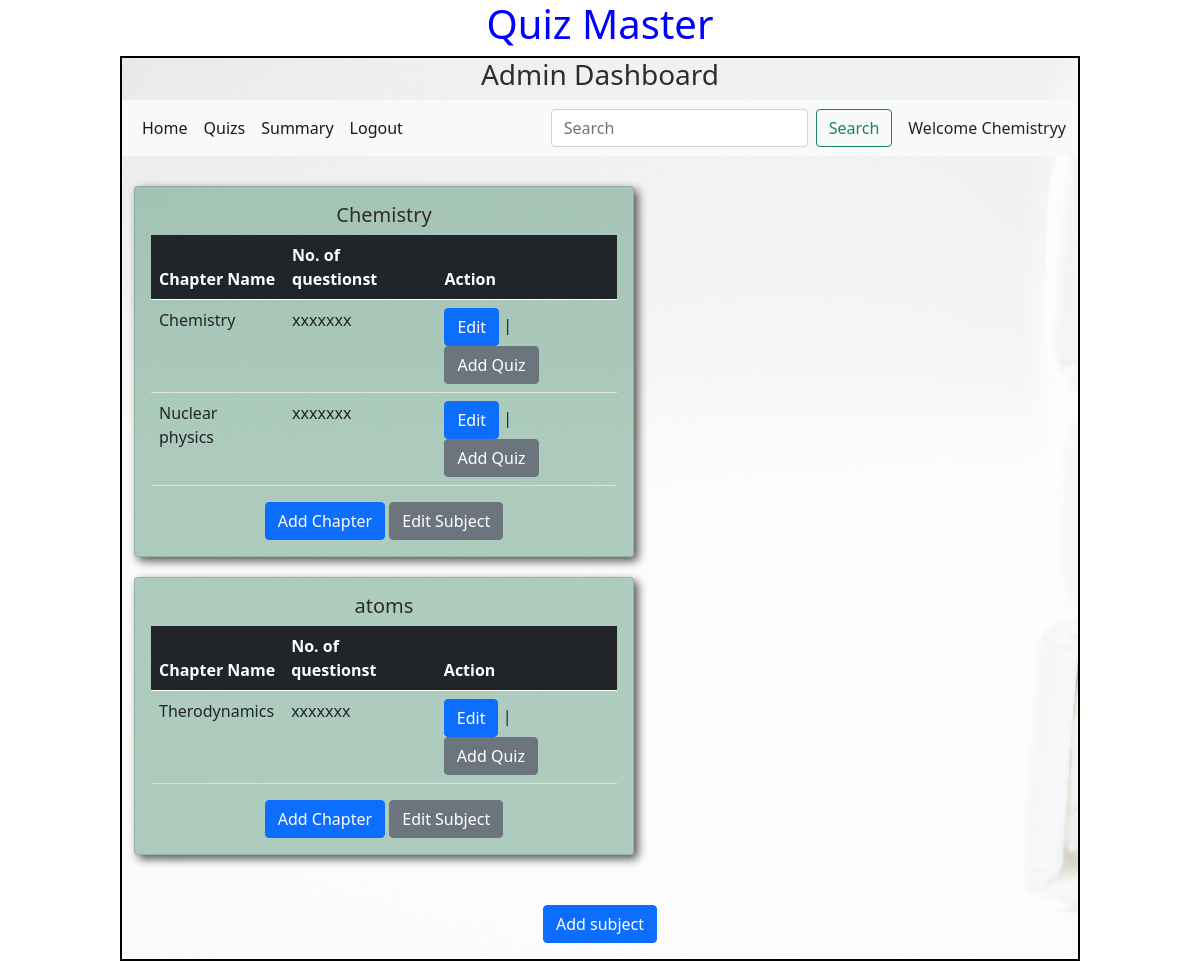
The page /admin/Chemistryy on the database as committed earlier.
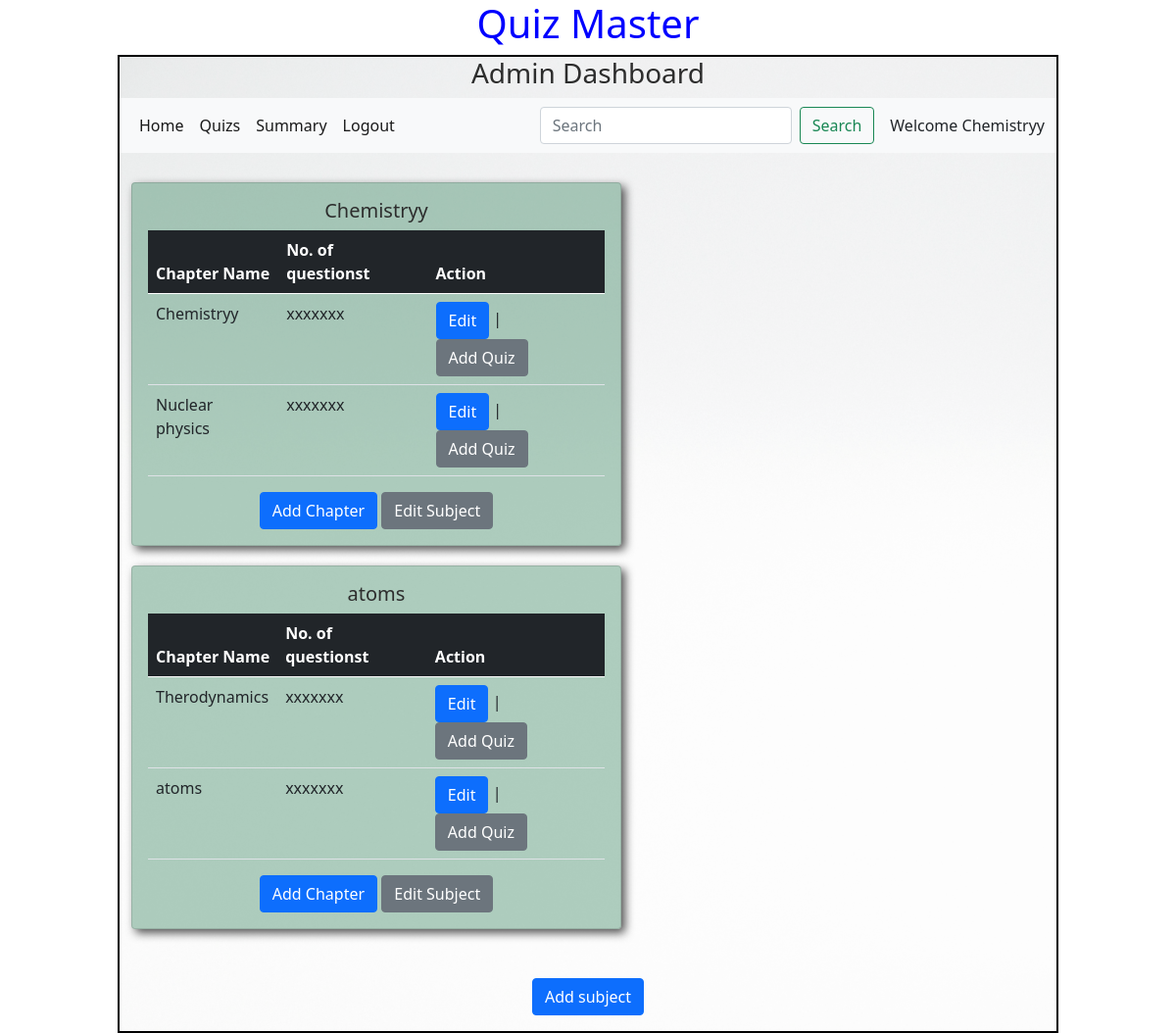
The same page on the database as committed later.
### models/models.py (models this page shows)
class Subject(db.Model):
    id=db.Column(db.Integer,primary_key=True)
    name=db.Column(db.String,unique=True,nullable=False)
    description=db.Column(db.String)
    chapters = db.relationship("Chapter",cascade="all,delete",backref="subject",lazy=True)

class Chapter(db.Model):
    id=db.Column(db.Integer,primary_key=True)
    name=db.Column(db.String,unique=True,nullable=False)
    description=db.Column(db.String)
    Subject_id = db.Column(db.Integer,db.ForeignKey("subject.id"),nullable=False)
    quizes = db.relationship("Quiz",cascade="all,delete",backref="chapter",lazy=True)

### controllers/controller.py (the view)
@app.route('/admin/<name>')
def admin_dashboard(name):
    subjects = get_subjects()
    return render_template("admin_dashboard.html",subjects=subjects,name=name)

### controllers/controller.py (called while the page is built)
def get_subjects():
    subjects = Subject.query.all()
    return subjects

### templates/admin_dashboard.html (shortened to what this page needs)
<!DOCTYPE html>
<html lang="en">
<head>
    <link rel="stylesheet" href="/static/css/style.css">
    <link href="https://cdn.jsdelivr.net/npm/bootstrap@5.0.2/dist/css/bootstrap.min.css" rel="stylesheet">
</head>
<body>
    <div id="container">
        <h1 id="heading">Quiz Master</h1>
        <div id="panel">
            <h3 id="center">Admin Dashboard</h3>
            <nav class="navbar navbar-expand-lg navbar-light bg-light">
                <div class="container-fluid">
                  <div class="collapse navbar-collapse" id="navbarSupportedContent">
                    <ul class="navbar-nav me-auto mb-2 mb-lg-0">
                      <li class="nav-item">
                        <a class="nav-link active" aria-current="page" href="#">Home</a>
                      </li>
                      <li class="nav-item">
                        <a class="nav-link active" href="/quiz_dashboard/{{name}}">Quizs</a>
                      </li>
                      <li class="nav-item">
                        <a class="nav-link active" href="#">Summary</a>
                      </li>
                      <li class="nav-item">
                        <a class="nav-link active" href="/login">Logout</a>
                      </li>
                    </ul>
                    <form class="d-flex" method="POST" action="/search/{{name}}">
                      <input class="form-control me-2" type="search" placeholder="Search" aria-label="Search" name="search_txt" id="search_txt">
                      <button class="btn btn-outline-success" type="submit">Search</button>
                    </form>
                  </div>
                  <span class="ms-3">Welcome {{name}}</span>
                </div>
              </nav>
              <div class="container" style="margin-top: 10px;margin-bottom: 10px;">
                {%if subjects%}
                <div class="row">
                  {%for subject in subjects%}
                  <div class="col" style="margin-top: 20px;">
                    <div id="shadow" class="card" style="width: 500px;">
                        <div class="card-body" >
                          <h5 id="center" class="card-title">{{subject.name}}</h5>
                          {%if subject.chapters%}
                          <table class="table">
                            <thead>
                              <tr class="table-dark">
                                <th scope="col">Chapter Name</th>
                                <th scope="col">No. of questionst</th>
                                <th scope="col">Action</th>
                              </tr>
                            </thead>
                            <tbody>
                              {%for chapter in subject.chapters%}
                              <tr>
                                <td>{{chapter.name}}</td>
                                <td>xxxxxxx</td>
                                <td><a href="/edit_chapter/{{chapter.id}}/{{name}}" type="button" class="btn btn-primary" >Edit</a> | <a href="/add_quiz/{{chapter.id}}/{{name}}" type="button" class="btn btn-secondary">Add Quiz</a></td>
                              </tr>
                              {%endfor%}
                            </tbody>
                          </table>
                          {%else%}
                          <h3 id="center">No chapters available</h3>
                          {%endif%}
                          <div id="center">
                          <a href="/add_chapter/{{subject.id}}/{{name}}" type="button" class="btn btn-primary">Add Chapter</a>
                          <a href="/edit_subject/{{subject.id}}/{{name}}" type="button" class="btn btn-secondary">Edit Subject</a>
                        </div>
                        </div>
                      </div>
                  </div>
                  {%endfor%}
                </div>
                {%else%}
                <h3 id="center">No subjects are available!</h3>
                {%endif%}
              </div>
              <div class="mb-3" style="display: flex;justify-content: center;margin-top: 50px;">
                <a href="/add_subject/{{name}}" type="button" class="btn btn-primary">Add subject</a>
            </div>
        </div>
    </div>
</body>
</html>

### static/css/style.css (style rules this page uses)
* { margin: 0px; }
#panel { border: 2px solid black; }
#panel { width: 80%; min-height: 580px; margin: auto; background-image: url('/static/images/book_bg.jpg'); background-size: cover; background-color: rgba(255, 255, 255, 0.647); background-blend-mode: overlay; }
#center { text-align: center; color: rgb(45, 45, 45); }
#heading { text-align: center; color: rgb(0, 0, 255); }
#shadow { background-color: rgba(23, 111, 67, 0.342); box-shadow: 4px 4px 10px rgba(0, 0, 0, 0.675); }

Rows that differ between the two databases and show on the page:
changed Subject: name "Chemistry" → "Chemistryy"
changed Chapter: name "Chemistry" → "Chemistryy"
added Chapter: name "atoms", shown under Subject "atoms"
